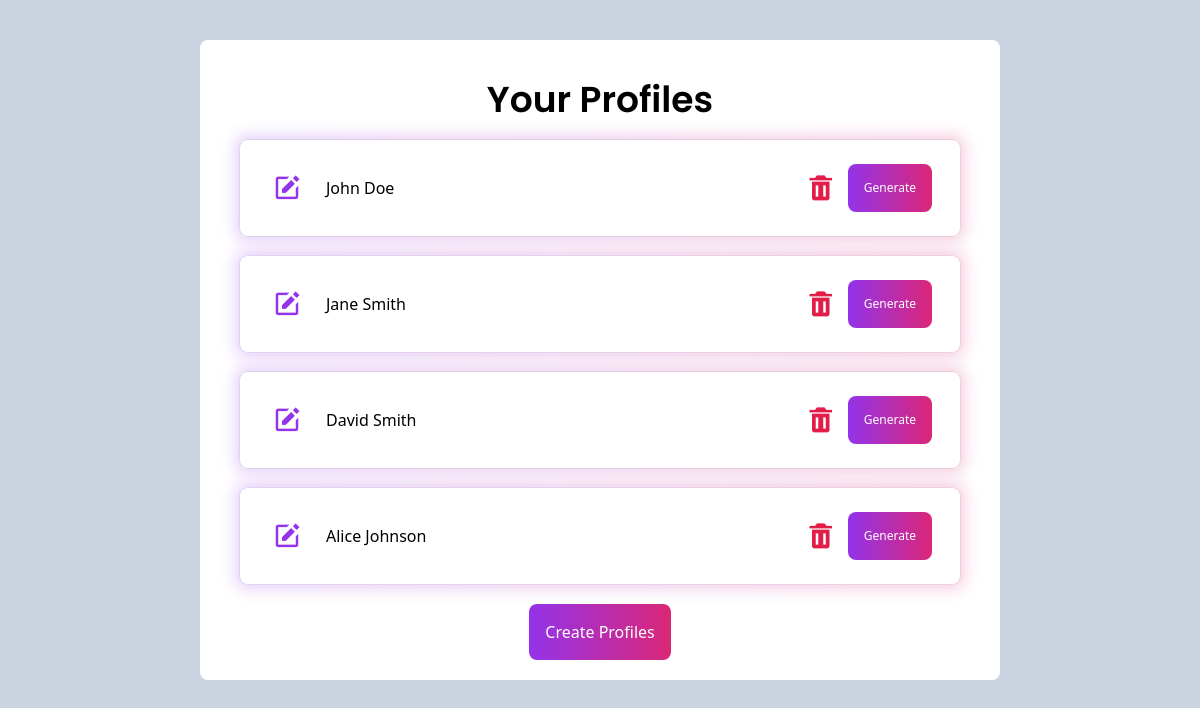
/profiles/, run on the app's committed database.
### main/models.py (models this page shows)
class Profile(models.Model):
    full_name = models.CharField(max_length=200,blank=False)
    address = models.CharField(max_length=255, blank=False)
    phone_number = models.CharField(max_length=20, blank=False)
    linkedin_profile = models.URLField(max_length=200, blank=False)
    personal_statement = models.CharField(max_length=300,blank=False)
    education = models.TextField(blank=False)
    education_point = models.JSONField(default = list)
    work_experience = models.TextField(blank=False)
    work_experience_point = models.JSONField(default=list)
    technical_skills = models.TextField(blank=False)
    technical_skills_point = models.JSONField(default=list)
    soft_skills = models.TextField(blank=True)
    soft_skills_point = models.JSONField(default=list)
    certifications = models.TextField(max_length=200,blank=True)
    certifications_point = models.JSONField(default=list)
    languages = models.TextField(blank=True)
    languages_point = models.JSONField(default=list)
    additional_training = models.TextField(blank=True)
    additional_training_point = models.JSONField(default=list)
    projects = models.TextField(blank=True)
    projects_point = models.JSONField(default=list)
    volunteer_experience = models.TextField(blank=True)
    volunteer_experience_point = models.JSONField(default=list)
    def __str__(self):
        return self.full_name

### main/views.py (the view)
# urls.py: path("profiles/",views.profile,name="profile"),
def profile(request):
    profiles = Profile.objects.all()
    return render(request,'profile.html',{"profiles":profiles})

### main/templates/profile.html (shortened to what this page needs)
{% load static tailwind_tags %}
<!DOCTYPE html>
<html lang="en">
  <head>
    <link
      href="https://unpkg.com/boxicons@2.1.4/css/boxicons.min.css"
      rel="stylesheet"
    />
    {% tailwind_css %}
  </head>
  <body class="flex justify-center bg-slate-300 sm:py-10 relative">
    <div
      class="w-[800px] min-h-[100vh] relative bg-white rounded-lg flex flex-col justify-center items-center pb-5 gap-5 px-10"
    >
      <h2 class="font-semibold text-4xl mt-10" style="font-family: Poppins">
        Your Profiles
      </h2>
      <div class="w-full min-h-[70%] flex flex-col gap-5">
        {% if profiles%}{% for profile in profiles%}
        <div class="w-full relative parent">
          <div class="relative group">
            <div
              class="relative px-3 py-3 sm:px-7 sm:py-6 bg-white ring-1 ring-gray-900/5 rounded-lg leading-none flex justify-between space-x-6"
            >
              <div class="flex items-center">
                <a href="{% url 'edit' profile.id %}">
                  <i
                    class="bx bxs-edit mr-5 text-3xl text-purple-600 cursor-pointer hover:bg-slate-200 transition-all duration-300 p-1 rounded-lg"
                  ></i
                ></a>
                <h2 class="slate-800">{{profile}}</h2>
              </div>
              <div class="flex justify-center items-center">
                <i
                  onclick="pop(this)"
                  class="bx bxs-trash text-rose-600 text-xl sm:text-3xl mr-2 hover:bg-slate-200 cursor-pointer transition-all duration-300 p-1 rounded-lg"
                ></i>
                <a href="{% url 'generate' profile.id %}"
                  ><button
                    type="submit"
                    class="p-2 text-xs sm:p-4 bg-gradient-to-r from-purple-600 to-pink-600 hover:from-purple-500 hover:to-pink-500 transition duration-300 ease-in-out text-white rounded-lg"
                  >
                    Generate
                  </button></a
                >
              </div>
            </div>
          </div>
        </div>
        {% endfor %} {% endif %}
      </div>
      <a href="{% url 'home'%}"
        ><button
          type="submit"
          class="p-4 bg-gradient-to-r from-purple-600 to-pink-600 hover:from-purple-500 hover:to-pink-500 transition duration-300 ease-in-out text-white rounded-lg"
        >
          Create Profiles
        </button></a
      >
    </div>
  </body>
</html>

### data on the page
Profile: full_name "John Doe"
Profile: full_name "Jane Smith"
Profile: full_name "David Smith"
Profile: full_name "Alice Johnson"
